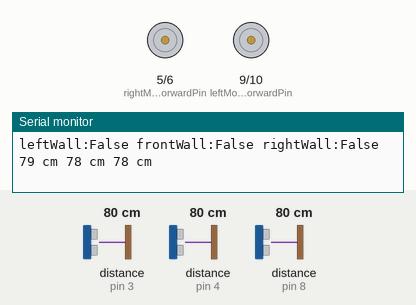
A sketch run on a simulated Arduino Uno, built with avr-gcc and run on an emulated ATmega328P. On the bench: motor-driver pin pairs drawn as motors (green arrow = first pin HIGH = forward, orange = second pin HIGH = backward, longer = more drive), the last lines printed to the serial monitor. Wiring (inferred from the names in the program): 3 × ultrasonic range finder: trigger pin 2, echo pin 3 / trigger pin 7, echo pin 4 / trigger pin 11, echo pin 8. Inputs (shaded band) come from the test bench; at power-on: distance to the obstacle (sensors on pin 3, pin 4, pin 8) 80 cm. The echo pulse lasts 58.3 µs per cm.

Above: at 1.2 s.
1.3 s: distance to the obstacle (sensor on pin 3) set to 12 cm
4.3 s: distance to the obstacle (sensor on pin 3) set to 9 cm
6.3 s: distance to the obstacle (sensor on pin 4) set to 23 cm
9.3 s: distance to the obstacle (sensor on pin 4) set to 18 cm
At 10.3 s:
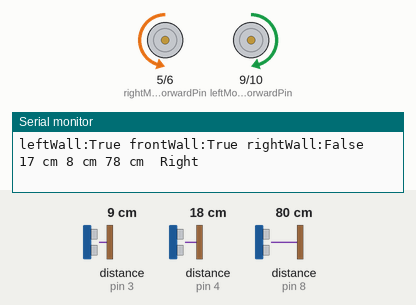
10.9 s: distance to the obstacle (sensor on pin 8) set to 23 cm
13.9 s: distance to the obstacle (sensor on pin 8) set to 18 cm
Timing chart, 0 to 16.9 s (numbered marks = the images above; inputs shaded):
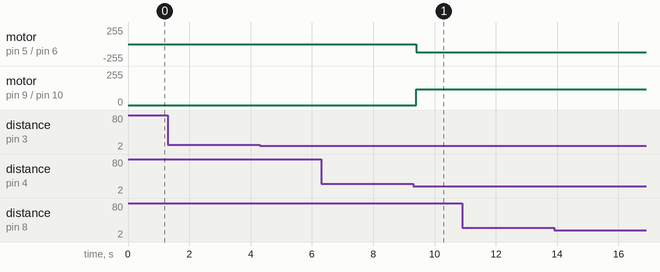

Measured:
- the behaviour switches between 21 and 20 cm on distance to the obstacle (sensor on pin 4) (found by bisection; images 0 and 1)
- after the input at 9.3 s, motor on pin 5 (rightMotorForwardPin) / pin 6 (rightMotorBackPin): stopped → backward 120/255 after 0.10 s; motor on pin 9 (leftMotorForwardPin) / pin 10 (leftMotorBackPin): stopped → forward 120/255 after 0.10 s

The sketch:

final_file.ino
```cpp
/////////////motors//////////////
#define rightMotorForwardPin 5
#define rightMotorBackPin    6
#define leftMotorForwardPin  9
#define leftMotorBackPin     10

#define speed 120
/////////////////////////////////

////////////ultrasonic///////////
#define middleEchoPin 3
#define middleTrigPin 2
long middleUltrasonicDuration;
int middleUltrasonicDistance;

#define leftEchoPin 4
#define leftTrigPin 7
long leftUltrasonicDuration;
int leftUltrasonicDistance;

#define rightEchoPin 8
#define rightTrigPin 11
long rightUltrasonicDuration;
int rightUltrasonicDistance;

#define ultrasonicLowerError 4.0
#define ultrasonicUpperError 200
/////////////////////////////////

////////////Walls variable///////////
#define wallThreshold  20
#define frontThreshold  10

boolean frontWall ; // true means that it is blocked
boolean leftWall ;
boolean rightWall ;

/////////////////////////////////////
void setup() {
  Serial.begin(9600);

  /////////////motors//////////////
  pinMode(rightMotorForwardPin,OUTPUT);
  pinMode(rightMotorBackPin,OUTPUT);
  pinMode(leftMotorForwardPin,OUTPUT);
  pinMode(leftMotorBackPin,OUTPUT);
  /////////////////////////////////

  ////////////ultrasonic///////////
  pinMode(middleTrigPin, OUTPUT);
  pinMode(middleEchoPin, INPUT);

  pinMode(leftTrigPin, OUTPUT);
  pinMode(leftEchoPin, INPUT);

  pinMode(rightTrigPin, OUTPUT);
  pinMode(rightEchoPin, INPUT);
 /////////////////////////////////
}

void loop()
{

/////////Reading the ultrasonic sensors/////////
rightUltrasonicDistance = rightUltrasonicRead();
leftUltrasonicDistance = leftUltrasonicRead();
middleUltrasonicDistance = middleUltrasonicRead();
////////////////////////////////////////////////
walls(); // reading the walls

  if (leftWall == true )
  {
    Serial.print("leftWall:True ");
  }
  else
  {
   Serial.print("leftWall:False ");
  }

  if (frontWall == true )
  {
    Serial.print("frontWall:True ");
  }
  else
  {
   Serial.print("frontWall:False ");
  }

  if (rightWall == true )
  {
    Serial.print("rightWall:True ");
  }
  else
  {
   Serial.print("rightWall:False ");
  }

  Serial.print(leftUltrasonicRead());
  Serial.print(" cm ");


  Serial.print(middleUltrasonicRead());
  Serial.print(" cm ");


  Serial.print(rightUltrasonicRead());
  Serial.print(" cm ");


if(leftWall == true && frontWall == false && rightWall == true)
{
  forward();
  Serial.print(" Forward ");
}
else if(leftWall == false && frontWall == true && rightWall == true)
{
  left();
  Serial.print(" Left ");
}
else if(leftWall == true && frontWall == true && rightWall == false)
{
  right();
  Serial.print(" Right ");
}
  Serial.println("");
}
//////////////////////move functions///////////////////////////
void forward()
{
  analogWrite(rightMotorForwardPin,speed);
  analogWrite(rightMotorBackPin,LOW);
  analogWrite(leftMotorForwardPin,speed);
  analogWrite(leftMotorBackPin,LOW);
}

void right()
{
  analogWrite(rightMotorForwardPin,LOW);
  analogWrite(rightMotorBackPin,speed);
  analogWrite(leftMotorForwardPin,speed);
  analogWrite(leftMotorBackPin,LOW);
}
void left()
{
  analogWrite(rightMotorForwardPin,speed);
  analogWrite(rightMotorBackPin,LOW);
  analogWrite(leftMotorForwardPin,LOW);
  analogWrite(leftMotorBackPin,speed);
}
////////////////////////////////////////////////////////////////

//////////////////////Ultrasonic read functions////////////////////////////
int middleUltrasonicRead()
{
  // Clears the trigPin condition
  digitalWrite(middleTrigPin, LOW);
  delayMicroseconds(2);
  // Sets the trigPin HIGH (ACTIVE) for 10 microseconds
  digitalWrite(middleTrigPin, HIGH);
  delayMicroseconds(10);
  digitalWrite(middleTrigPin, LOW);
  // Reads the echoPin, returns the sound wave travel time in microseconds
  middleUltrasonicDuration = pulseIn(middleEchoPin, HIGH);
  // Calculating the distance
  middleUltrasonicDistance = middleUltrasonicDuration * 0.034 / 2; // Speed of sound wave divided by 2 (go and back)
  // Displays the distance on the Serial Monitor

  if(middleUltrasonicDistance < ultrasonicLowerError|| middleUltrasonicDistance > ultrasonicUpperError )
  {
    middleUltrasonicDistance = 0;
  }
  return middleUltrasonicDistance;
}


int leftUltrasonicRead()
{
  // Clears the trigPin condition
  digitalWrite(leftTrigPin, LOW);
  delayMicroseconds(2);
  // Sets the trigPin HIGH (ACTIVE) for 10 microseconds
  digitalWrite(leftTrigPin, HIGH);
  delayMicroseconds(10);
  digitalWrite(leftTrigPin, LOW);
  // Reads the echoPin, returns the sound wave travel time in microseconds
  leftUltrasonicDuration = pulseIn(leftEchoPin, HIGH);
  // Calculating the distance
  leftUltrasonicDistance = leftUltrasonicDuration * 0.034 / 2; // Speed of sound wave divided by 2 (go and back)
  // Displays the distance on the Serial Monitor

  if(leftUltrasonicDistance < ultrasonicLowerError || leftUltrasonicDistance > ultrasonicUpperError)
  {
    leftUltrasonicDistance = 0;
  }
  return leftUltrasonicDistance;
}

int rightUltrasonicRead()
{
  // Clears the trigPin condition
  digitalWrite(rightTrigPin, LOW);
  delayMicroseconds(2);
  // Sets the trigPin HIGH (ACTIVE) for 10 microseconds
  digitalWrite(rightTrigPin, HIGH);
  delayMicroseconds(10);
  digitalWrite(rightTrigPin, LOW);
  // Reads the echoPin, returns the sound wave travel time in microseconds
  rightUltrasonicDuration = pulseIn(rightEchoPin, HIGH);
  // Calculating the distance
  rightUltrasonicDistance = rightUltrasonicDuration * 0.034 / 2; // Speed of sound wave divided by 2 (go and back)
  // Displays the distance on the Serial Monitor

  if(rightUltrasonicDistance < ultrasonicLowerError || rightUltrasonicDistance > ultrasonicUpperError)
  {
    rightUltrasonicDistance = 0;
  }
  return rightUltrasonicDistance;
}
//////////////////////////////////////////////////////////////////////////

//////////////////////Walls////////////////////////////
void walls()
{
  if ( leftUltrasonicDistance < wallThreshold )
  {
    leftWall = true ;
  }
  else
  {
    leftWall = false ;
  }

  if ( rightUltrasonicDistance < wallThreshold )
  {
    rightWall = true ;
  }
  else
  {
    rightWall = false ;
  }

  if ( middleUltrasonicDistance < frontThreshold )
  {
    frontWall = true ;
  }
  else
  {
    frontWall = false ;
  }

 }
//////////////////////////////////////////////////////
```
